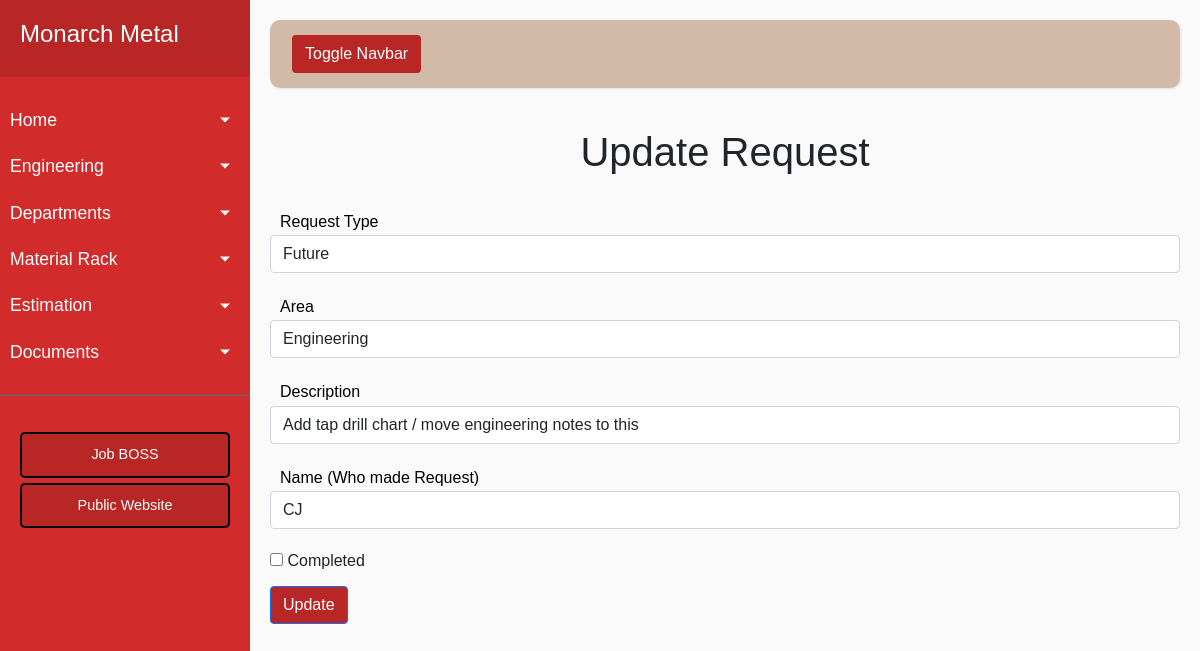
The page /edit_todo/10 on the database its author committed.
### app/models.py (models this page shows, shortened)
class Todo(Base):
    __tablename__ = 'todo'
    id = Column(Integer, primary_key=True)
    rtype = Column(String(120))
    area = Column(String(120))
    desc = Column(String(120))
    name = Column(String(120))
    done = Column(Integer())

### app/routes.py (the view)
@app.route('/edit_todo/<int:id>', methods=["POST", "GET"])
def update_record_todo(id):
    if request.method == "POST":
        rtype = request.form["rtype"]
        area = request.form["area"]
        desc = request.form["desc"]
        name = request.form["name"]
        done = request.form["done"]
        update_todo = Todo.query.get(id)
        update_todo.rtype = rtype
        update_todo.area = area
        update_todo.desc = desc
        update_todo.name = name
        update_todo.done = done
        db_session.commit()
        data = {
            "id": id,
            "rtype": rtype,
            "area": area,
            "desc": desc,
            "name": name,
            "done": done
        }
        pusher_client.trigger('table', 'update-record-todo', {'data': data })
        return redirect("/index", code=302)
    else:
        new_todo = Todo.query.get(id)
        return render_template('update_todo.html', data=new_todo)

### app/routes.py (called while the page is built)
@app.teardown_appcontext
def shutdown_session(exception=None):
    db_session.remove()

### app/templates/update_todo.html (shortened to what this page needs)
{% extends 'base.html' %}
{% block content %}
<h1 align='center'>Update Request</h1>
    <br>
    <form method="POST" id="target">
        <div class="form-group">
            <p class="formTitle">Request Type</p>  <input type="text" class="form-control formJob" name="rtype" value="{{ data.rtype }}" placeholder="Request Type">
        </div>
        <div class="form-group">
            <p class="formTitle">Area</p>  <input type="text" class="form-control formJob" name="area" value="{{ data.area }}" placeholder="Area">
        </div>
        <div class="form-group">
            <p class="formTitle">Description</p>  <input type="text" class="form-control formJob" name="desc" value="{{ data.desc }}" placeholder="Description">
        </div>
        <div class="form-group">
            <p class="formTitle">Name (Who made Request)</p>  <input type="text" class="form-control formJob" name="name" value="{{ data.name }}" placeholder="Name">
        </div>
        <div class="form-group">
            <input id='donecb' class="formVerify" type="checkbox" value='on' name="done" {% if data.done == 'on' %} checked {% else %} {% endif %}> Completed
        </div>
        <button type="submit" class="btn btn-block btn-primary formBtn">Update</button>
    </form>
{% endblock %}

### app/static/style.css (style rules this page uses)
* { font-family: 'Poppins', sans-serif; }
body { font-family: 'Poppins', sans-serif; background: #fafafa; }
p { font-family: 'Poppins', sans-serif; font-size: 1.1em; font-weight: 300; line-height: 1.7em; color: #999; }
.formJob, .formModel, .formEng, .formWIP, .formHold, .formHoldRsn, .formQC, .formQCNote, .formGood, .formMtl, .formMtlN, .formOrder, .formDate, .formVerify, .formNote, .formName { margin-bottom: 20px; }
#holdcb, #wipcb, #modelcb, #aprcb, #qccb, #mtlcb, #pgmcb, #tlhcb, #donecb, #verf { accent-color: #B82626; }
.formBtn, .todoBtn { background-color: #B82626; }
.formTitle { color: black; margin-bottom: 0; font-size: 16px; margin-left: 10px; }

### rows shown on the page
Todo: rtype "Future", area "Engineering", desc "Add tap drill chart / move engineering notes to this", name "CJ"
